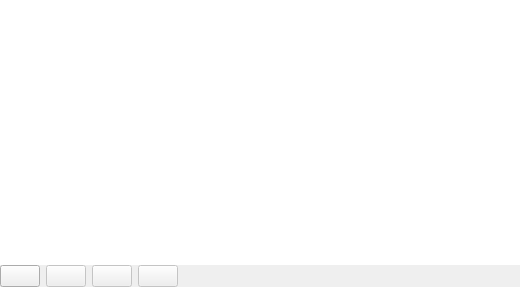
<?xml version="1.0" encoding="UTF-8"?>
<ui version="4.0">
 <class>PlaylistDock</class>
 <widget class="QDockWidget" name="PlaylistDock">
  <property name="enabled">
   <bool>true</bool>
  </property>
  <property name="geometry">
   <rect>
    <x>0</x>
    <y>0</y>
    <width>520</width>
    <height>287</height>
   </rect>
  </property>
  <property name="windowIcon">
   <iconset theme="view-media-playlist">
    <normaloff>:/icons/oxygen/32x32/actions/view-media-playlist.png</normaloff>:/icons/oxygen/32x32/actions/view-media-playlist.png</iconset>
  </property>
  <property name="features">
   <set>QDockWidget::DockWidgetFloatable|QDockWidget::DockWidgetMovable</set>
  </property>
  <property name="windowTitle">
   <string notr="true">Media</string>
  </property>
  <widget class="QWidget" name="dockWidgetContents">
   <layout class="QVBoxLayout" name="verticalLayout">
    <property name="spacing">
     <number>0</number>
    </property>
    <property name="leftMargin">
     <number>0</number>
    </property>
    <property name="topMargin">
     <number>0</number>
    </property>
    <property name="rightMargin">
     <number>0</number>
    </property>
    <property name="bottomMargin">
     <number>0</number>
    </property>
    <item>
     <widget class="QStackedWidget" name="stackedWidget">
      <property name="currentIndex">
       <number>1</number>
      </property>
      <widget class="QWidget" name="page">
       <property name="enabled">
        <bool>true</bool>
       </property>
       <layout class="QVBoxLayout" name="verticalLayout_2">
        <property name="leftMargin">
         <number>0</number>
        </property>
        <property name="topMargin">
         <number>0</number>
        </property>
        <property name="rightMargin">
         <number>0</number>
        </property>
        <property name="bottomMargin">
         <number>0</number>
        </property>
        <item>
         <widget class="QTextBrowser" name="textBrowser">
          <property name="enabled">
           <bool>true</bool>
          </property>
          <property name="html">
           <string>&lt;!DOCTYPE HTML PUBLIC &quot;-//W3C//DTD HTML 4.0//EN&quot; &quot;http://www.w3.org/TR/REC-html40/strict.dtd&quot;&gt;
&lt;html&gt;&lt;head&gt;&lt;meta name=&quot;qrichtext&quot; content=&quot;1&quot; /&gt;&lt;style type=&quot;text/css&quot;&gt;
p, li { white-space: pre-wrap; }
&lt;/style&gt;&lt;/head&gt;&lt;body style=&quot; font-family:'.Helvetica Neue DeskInterface'; font-size:13pt; font-weight:400; font-style:normal;&quot;&gt;
&lt;p style=&quot; margin-top:12px; margin-bottom:16px; margin-left:-24px; margin-right:0px; -qt-block-indent:0; text-indent:0px;&quot;&gt;&lt;span style=&quot; font-weight:600;&quot;&gt;Double-click&lt;/span&gt; a playlist item to open it in the player.&lt;/p&gt;
&lt;p style=&quot; margin-top:0px; margin-bottom:16px; margin-left:-24px; margin-right:0px; -qt-block-indent:0; text-indent:0px;&quot;&gt;You can freely preview clips without necessarily adding them to the playlist or closing it.&lt;/p&gt;
&lt;p style=&quot; margin-top:0px; margin-bottom:16px; margin-left:-24px; margin-right:0px; -qt-block-indent:0; text-indent:0px;&quot;&gt;To trim or adjust a playlist item &lt;span style=&quot; font-weight:600;&quot;&gt;Double-click&lt;/span&gt; to open it, make the changes, and click the &lt;span style=&quot; font-weight:600;&quot;&gt;Update&lt;/span&gt; icon.&lt;/p&gt;
&lt;p style=&quot; margin-top:0px; margin-bottom:16px; margin-left:-24px; margin-right:0px; -qt-block-indent:0; text-indent:0px;&quot;&gt;&lt;span style=&quot; font-weight:600;&quot;&gt;Drag-n-drop&lt;/span&gt; to rearrange the items.&lt;/p&gt;&lt;/body&gt;&lt;/html&gt;</string>
          </property>
         </widget>
        </item>
       </layout>
      </widget>
      <widget class="QWidget" name="page_2">
       <layout class="QVBoxLayout" name="verticalLayout_3">
        <property name="leftMargin">
         <number>0</number>
        </property>
        <property name="topMargin">
         <number>0</number>
        </property>
        <property name="rightMargin">
         <number>0</number>
        </property>
        <property name="bottomMargin">
         <number>0</number>
        </property>
        <item>
         <widget class="PlaylistTable" name="tableView">
          <property name="contextMenuPolicy">
           <enum>Qt::CustomContextMenu</enum>
          </property>
          <property name="toolTip">
           <string>&lt;html&gt;&lt;head/&gt;&lt;body&gt;&lt;p&gt;Double-click a playlist item to open it in the player.&lt;/p&gt;&lt;/body&gt;&lt;/html&gt;</string>
          </property>
          <property name="frameShape">
           <enum>QFrame::NoFrame</enum>
          </property>
          <property name="frameShadow">
           <enum>QFrame::Sunken</enum>
          </property>
          <property name="dragEnabled">
           <bool>false</bool>
          </property>
          <property name="alternatingRowColors">
           <bool>false</bool>
          </property>
          <property name="selectionMode">
           <enum>QAbstractItemView::SingleSelection</enum>
          </property>
          <property name="selectionBehavior">
           <enum>QAbstractItemView::SelectRows</enum>
          </property>
          <property name="horizontalScrollMode">
           <enum>QAbstractItemView::ScrollPerPixel</enum>
          </property>
          <attribute name="horizontalHeaderDefaultSectionSize">
           <number>100</number>
          </attribute>
          <attribute name="horizontalHeaderHighlightSections">
           <bool>false</bool>
          </attribute>
          <attribute name="horizontalHeaderStretchLastSection">
           <bool>true</bool>
          </attribute>
          <attribute name="verticalHeaderVisible">
           <bool>false</bool>
          </attribute>
         </widget>
        </item>
       </layout>
      </widget>
     </widget>
    </item>
    <item>
     <layout class="QHBoxLayout" name="horizontalLayout">
      <property name="spacing">
       <number>6</number>
      </property>
      <item>
       <widget class="QPushButton" name="addButton">
        <property name="enabled">
         <bool>true</bool>
        </property>
        <property name="toolTip">
         <string>Add something to the playlist</string>
        </property>
        <property name="text">
         <string/>
        </property>
        <property name="icon">
         <iconset theme="list-add">
          <normaloff>:/icons/oxygen/16x16/actions/list-add.png</normaloff>:/icons/oxygen/16x16/actions/list-add.png</iconset>
        </property>
       </widget>
      </item>
      <item>
       <widget class="QPushButton" name="removeButton">
        <property name="enabled">
         <bool>false</bool>
        </property>
        <property name="toolTip">
         <string>Remove cut</string>
        </property>
        <property name="text">
         <string/>
        </property>
        <property name="icon">
         <iconset theme="list-remove">
          <normaloff>:/icons/oxygen/16x16/actions/list-remove.png</normaloff>:/icons/oxygen/16x16/actions/list-remove.png</iconset>
        </property>
       </widget>
      </item>
      <item>
       <widget class="QPushButton" name="updateButton">
        <property name="enabled">
         <bool>false</bool>
        </property>
        <property name="toolTip">
         <string>Update</string>
        </property>
        <property name="text">
         <string/>
        </property>
        <property name="icon">
         <iconset theme="dialog-ok">
          <normaloff>:/icons/oxygen/32x32/actions/dialog-ok.png</normaloff>:/icons/oxygen/32x32/actions/dialog-ok.png</iconset>
        </property>
       </widget>
      </item>
      <item>
       <widget class="QPushButton" name="menuButton">
        <property name="enabled">
         <bool>false</bool>
        </property>
        <property name="toolTip">
         <string>Display a menu of additional actions</string>
        </property>
        <property name="text">
         <string/>
        </property>
        <property name="icon">
         <iconset theme="format-justify-fill">
          <normaloff>:/icons/oxygen/16x16/actions/format-justify-fill.png</normaloff>:/icons/oxygen/16x16/actions/format-justify-fill.png</iconset>
        </property>
       </widget>
      </item>
      <item>
       <spacer name="horizontalSpacer">
        <property name="orientation">
         <enum>Qt::Horizontal</enum>
        </property>
        <property name="sizeHint" stdset="0">
         <size>
          <width>40</width>
          <height>20</height>
         </size>
        </property>
       </spacer>
      </item>
     </layout>
    </item>
   </layout>
  </widget>
  <action name="actionInsertCut">
   <property name="text">
    <string>Insert Cut</string>
   </property>
  </action>
  <action name="actionAppendCut">
   <property name="icon">
    <iconset theme="list-add">
     <normaloff>.</normaloff>.</iconset>
   </property>
   <property name="text">
    <string>Append Cut</string>
   </property>
  </action>
  <action name="actionInsertBlank">
   <property name="text">
    <string>Insert Blank</string>
   </property>
  </action>
  <action name="actionAppendBlank">
   <property name="text">
    <string>Append Blank</string>
   </property>
  </action>
  <action name="actionUpdate">
   <property name="text">
    <string>Replace</string>
   </property>
  </action>
  <action name="actionOpen">
   <property name="text">
    <string>Open As Clip</string>
   </property>
   <property name="toolTip">
    <string>Open the cut in the player</string>
   </property>
  </action>
  <action name="actionRemove">
   <property name="text">
    <string>Remove</string>
   </property>
  </action>
  <action name="actionGoto">
   <property name="text">
    <string>Play</string>
   </property>
   <property name="toolTip">
    <string>Go to the start of this cut in the playlist</string>
   </property>
  </action>
  <action name="actionRemoveAll">
   <property name="text">
    <string>Remove All</string>
   </property>
   <property name="toolTip">
    <string>Remove all items from the playlist</string>
   </property>
  </action>
  <action name="actionThumbnailsHidden">
   <property name="checkable">
    <bool>true</bool>
   </property>
   <property name="text">
    <string>Hidden</string>
   </property>
  </action>
  <action name="actionLeftAndRight">
   <property name="checkable">
    <bool>true</bool>
   </property>
   <property name="text">
    <string>In and Out - Left/Right</string>
   </property>
   <property name="toolTip">
    <string>In and Out - Left/Right</string>
   </property>
  </action>
  <action name="actionTopAndBottom">
   <property name="checkable">
    <bool>true</bool>
   </property>
   <property name="text">
    <string>In and Out - Top/Bottom</string>
   </property>
   <property name="toolTip">
    <string>In and Out - Top/Bottom</string>
   </property>
  </action>
  <action name="actionInOnlySmall">
   <property name="checkable">
    <bool>true</bool>
   </property>
   <property name="text">
    <string>In Only - Small</string>
   </property>
  </action>
  <action name="actionInOnlyLarge">
   <property name="checkable">
    <bool>true</bool>
   </property>
   <property name="text">
    <string>In Only - Large</string>
   </property>
  </action>
  <action name="actionAddToTimeline">
   <property name="text">
    <string>Add All to Timeline</string>
   </property>
  </action>
  <action name="actionProperty">
   <property name="text">
    <string>Properties</string>
   </property>
  </action>
 </widget>
 <customwidgets>
  <customwidget>
   <class>PlaylistTable</class>
   <extends>QTableView</extends>
   <header>widgets/playlisttable.h</header>
  </customwidget>
 </customwidgets>
 <resources/>
 <connections/>
</ui>
